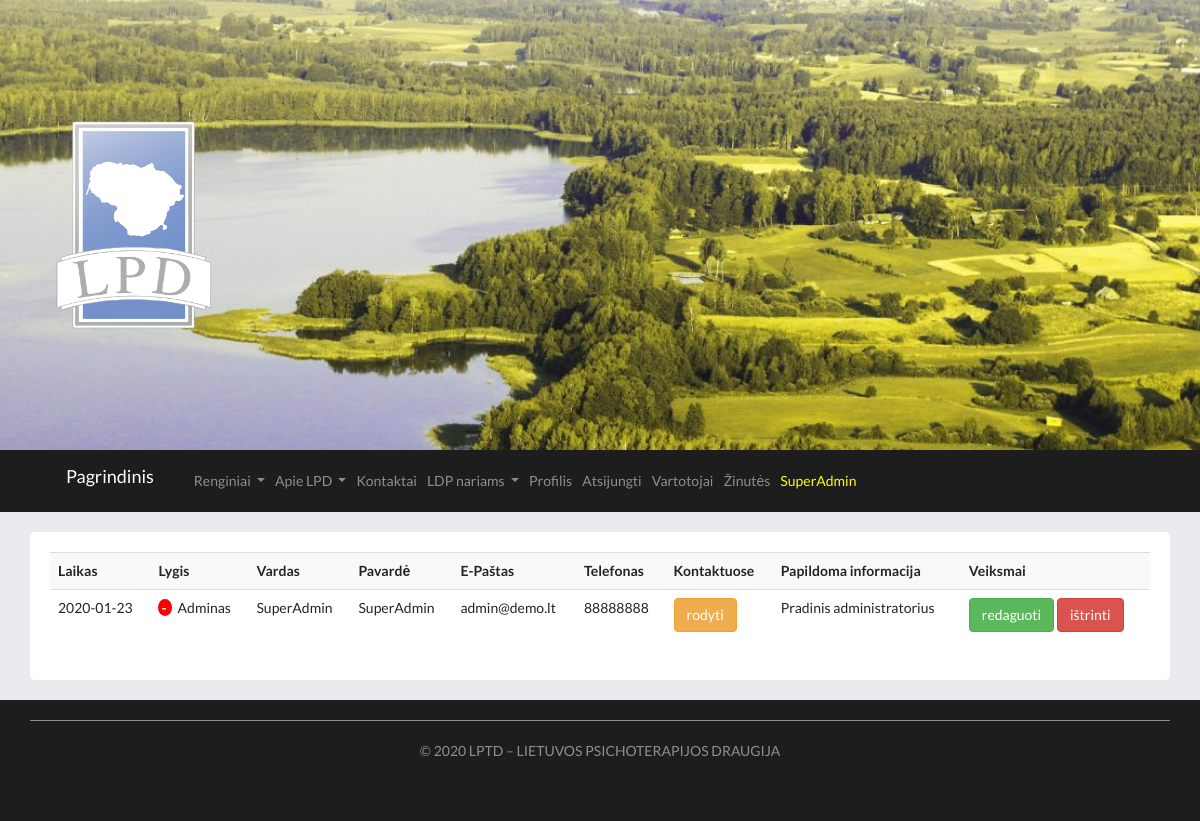
The app's page /vartotojai/ (signed in), older data.
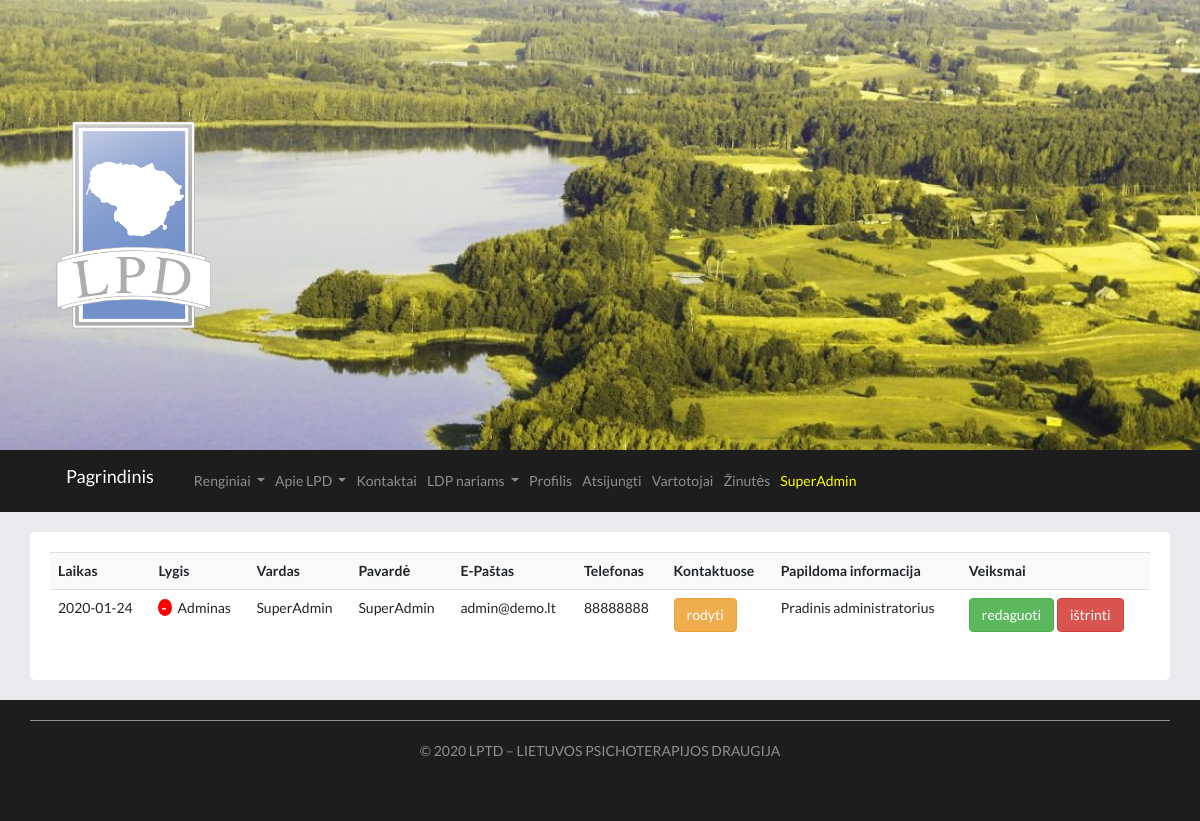
The same page, newer data.
### main.py (models this page shows)
class User(db.Model):
	id = db.Column(db.Integer, primary_key=True)
	date_created = db.Column(db.DateTime, default=datetime.utcnow)
	name = db.Column(db.String(200), nullable=False)
	surname = db.Column(db.String(200), nullable=False)
	phone = db.Column(db.String(200), default="")
	email = db.Column(db.String(200), nullable=False)
	lvl = db.Column(db.Integer, default=0)
	password = db.Column(db.String(200), nullable=False)
	image = db.Column(db.String(300), default="")
	info = db.Column(db.String(1000), default="")
	info_en = db.Column(db.String(1000), default="")
	show = db.Column(db.String(10), default="False")
	confirmed = db.Column(db.String(10), default="False")
	session_token = db.Column(db.String, default="")

### main.py (the view)
@app.route("/vartotojai/", methods=["POST","GET"])
def control_users():
	users = reversed(User.query.order_by(User.date_created).all())
	return render_template("vartotojai.html", users=users, current_user=current_user())

### main.py (called while the page is built)
def current_user():
	email = request.cookies.get("current-user-email")
	current_user = User.query.filter_by(email=email).first()
	if current_user == None:
		current_user = guest_user()
	return current_user

### templates/vartotojai.html (shortened to what this page needs)
{% extends "base.html" %}
{% block page%}
	<div class = "row justify-content-lg-center">
		<div class = "col-lg-12 page">
		{% if current_user.lvl == 2 %}
		<table class="table table-striped">
			<tr>
				<th scope="col">Laikas</th>
				<th scope="col">Lygis</th>
				<th scope="col">Vardas</th>
				<th scope="col">Pavardė</th>
				<th scope="col">E-Paštas</th>
				<th scope="col">Telefonas</th>
				<th scope="col">Kontaktuose</th>
				<th scope="col">Papildoma informacija</th>
				<th scope="col">Veiksmai</th>
			</tr>
			{% for user in users %}
				<tr>
				{% set date = user.date_created.strftime('%Y-%m-%d') %}
					<td>{{date}}</td>
					<td>
						{% if user.confirmed == "True" and user.lvl > 0%}
							<a href="/down_user/{{user.id}}" class="mini_btn bg_red"> <b> - </b> </a>
						{% endif %}
							{% if user.lvl == 0 %}
								&nbsp Svečias
							{% elif user.lvl == 1 %}
								&nbsp Narys
							{% elif user.lvl == 2 %}
								&nbsp Adminas
							{% endif %}
					</td>
					<td>{{user.name}}</td>
					<td>{{user.surname}}</td>
					<td>{{user.email}}</td>
					<td>{{user.phone}}</td>
					<td>
						{% if user.confirmed == "True" %}
								{% if user.show == "False" %}
									<a href="/show_user/{{user.id}}" class="btn btn-warning"> rodyti </a>
								{% else %}
									<a href="/show_user/{{user.id}}" class="btn btn-dark"> slėpti </a>
								{% endif %}
						{% else %}
								<p> nepatvirtinta</p>
						{% endif %}
					</td>
					<td>{{user.info}}</td>
					<td>
						<a href="/edit_user/{{user.id}}" class="btn btn-success"> redaguoti </a>
						<a href="/delete_user/{{user.id}}" class="btn btn-danger"> ištrinti </a>
					</td>
				</tr>
			{% endfor %}
		</table>
		{% else %}
		error 404
		{% endif %}
		</div>
	</div>
{% endblock %}

### templates/base.html (shortened to what this page needs)
<!DOCTYPE html>
<html lang="en-US">
<head>
	<link href="https://stackpath.bootstrapcdn.com/bootstrap/4.4.1/css/bootstrap.min.css" rel="stylesheet">
	<link href="https://stackpath.bootstrapcdn.com/font-awesome/4.7.0/css/font-awesome.min.css" rel="stylesheet">
	<link href="//netdna.bootstrapcdn.com/bootstrap/3.2.0/css/bootstrap.min.css" rel="stylesheet" id="bootstrap-css">
	<link rel="stylesheet" href="../static/css/style.css">
</head>
<body>
<div class= "top-image" style="background-image: url(../static/img/cropped-1920.jpg);">
		<div class="container">
			<div class="blog-logoa">
				<a href="/" title="LPTD - Lietuvos Psichoterapijos Draugija" rel="home">
					<img src="../static/img/ICON-PNG.png" alt="LPTD - Lietuvos Psichoterapijos Draugija">
				</a>
			</div>
		</div>
</div>
<div class = " bg_dark ">
<div class = "container">
<nav class="navbar navbar-expand-lg navbar-dark bg_dark ">
  <a class="navbar-brand" href="/"> Pagrindinis</a>
  <div class="collapse navbar-collapse bg_dark" id="navbarNavDropdown">
    <ul class="navbar-nav">
      <li class="nav-item dropdown ">
        <a class="nav-link dropdown-toggle" href="#" id="navbarDropdownMenuLink" role="button" data-toggle="dropdown" aria-haspopup="true" aria-expanded="false">
          Renginiai
        </a>
      </li>
	  <li class="nav-item dropdown ">
        <a class="nav-link dropdown-toggle" href="#" id="navbarDropdownMenuLink" role="button" data-toggle="dropdown" aria-haspopup="true" aria-expanded="false">
          Apie LPD
        </a>
      </li>
	  <li class="nav-item">
        <a class="nav-link" href="/kontaktai/">Kontaktai</a>
      </li>
	  {% if current_user.lvl > 0 %}
      <li class="nav-item dropdown ">
        <a class="nav-link dropdown-toggle" href="#" id="navbarDropdownMenuLink" role="button" data-toggle="dropdown" aria-haspopup="true" aria-expanded="false">
          LDP nariams
        </a>
      </li>
	  {% endif %}
	  {% if current_user.lvl > 0 or current_user.name|length > 1 %}
	  <li class="nav-item">
        <a class="nav-link" href="/edit_user/{{current_user.id}}">Profilis</a>
      </li>
	  <li class="nav-item">
        <a class="nav-link" href="/logout/">Atsijungti</a>
      </li>
	  {% endif %}
	  {% if current_user.lvl == 2 %}
	  <li class="nav-item">
        <a class="nav-link" href="/vartotojai/">Vartotojai</a>
      </li>
	  <li class="nav-item">
        <a class="nav-link" href="/sms/">Žinutės</a>
      </li>
	  {% endif %}
	   <li class="nav-item">
        <a class="nav-link" href="#" style="color:yellow">{{current_user.name}}</a>
      </li>
    </ul>
  </div>
</nav>
</div>
</div>
<div class="container ">
{% block page%}{% endblock %}
</div>
<div class="bg_dark footer-copyright text-center footer">
	<div class="container">
			<p> © 2020 LPTD – <a href="/">LIETUVOS PSICHOTERAPIJOS DRAUGIJA</a>  </p>
	</div>
</div>
</body>
</html>

Row changes from the older to the newer data that the page shows:
changed User "SuperAdmin": date_created "2020-01-23" → "2020-01-24"
